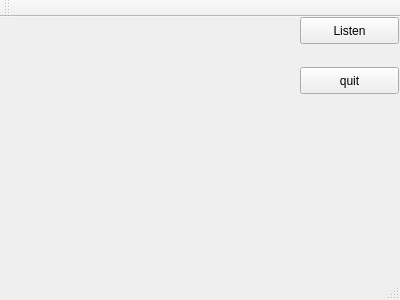
<?xml version="1.0" encoding="UTF-8"?>
<ui version="4.0">
 <class>server</class>
 <widget class="QMainWindow" name="server">
  <property name="geometry">
   <rect>
    <x>0</x>
    <y>0</y>
    <width>400</width>
    <height>300</height>
   </rect>
  </property>
  <property name="windowTitle">
   <string>server</string>
  </property>
  <widget class="QWidget" name="centralWidget">
   <widget class="QPushButton" name="listenButton">
    <property name="geometry">
     <rect>
      <x>300</x>
      <y>0</y>
      <width>99</width>
      <height>27</height>
     </rect>
    </property>
    <property name="text">
     <string>Listen</string>
    </property>
   </widget>
   <widget class="QPushButton" name="quitButton">
    <property name="geometry">
     <rect>
      <x>300</x>
      <y>50</y>
      <width>99</width>
      <height>27</height>
     </rect>
    </property>
    <property name="text">
     <string>quit</string>
    </property>
   </widget>
  </widget>
  <widget class="QMenuBar" name="menuBar">
   <property name="geometry">
    <rect>
     <x>0</x>
     <y>0</y>
     <width>400</width>
     <height>25</height>
    </rect>
   </property>
  </widget>
  <widget class="QToolBar" name="mainToolBar">
   <attribute name="toolBarArea">
    <enum>TopToolBarArea</enum>
   </attribute>
   <attribute name="toolBarBreak">
    <bool>false</bool>
   </attribute>
  </widget>
  <widget class="QStatusBar" name="statusBar"/>
 </widget>
 <layoutdefault spacing="6" margin="11"/>
 <resources/>
 <connections/>
</ui>
